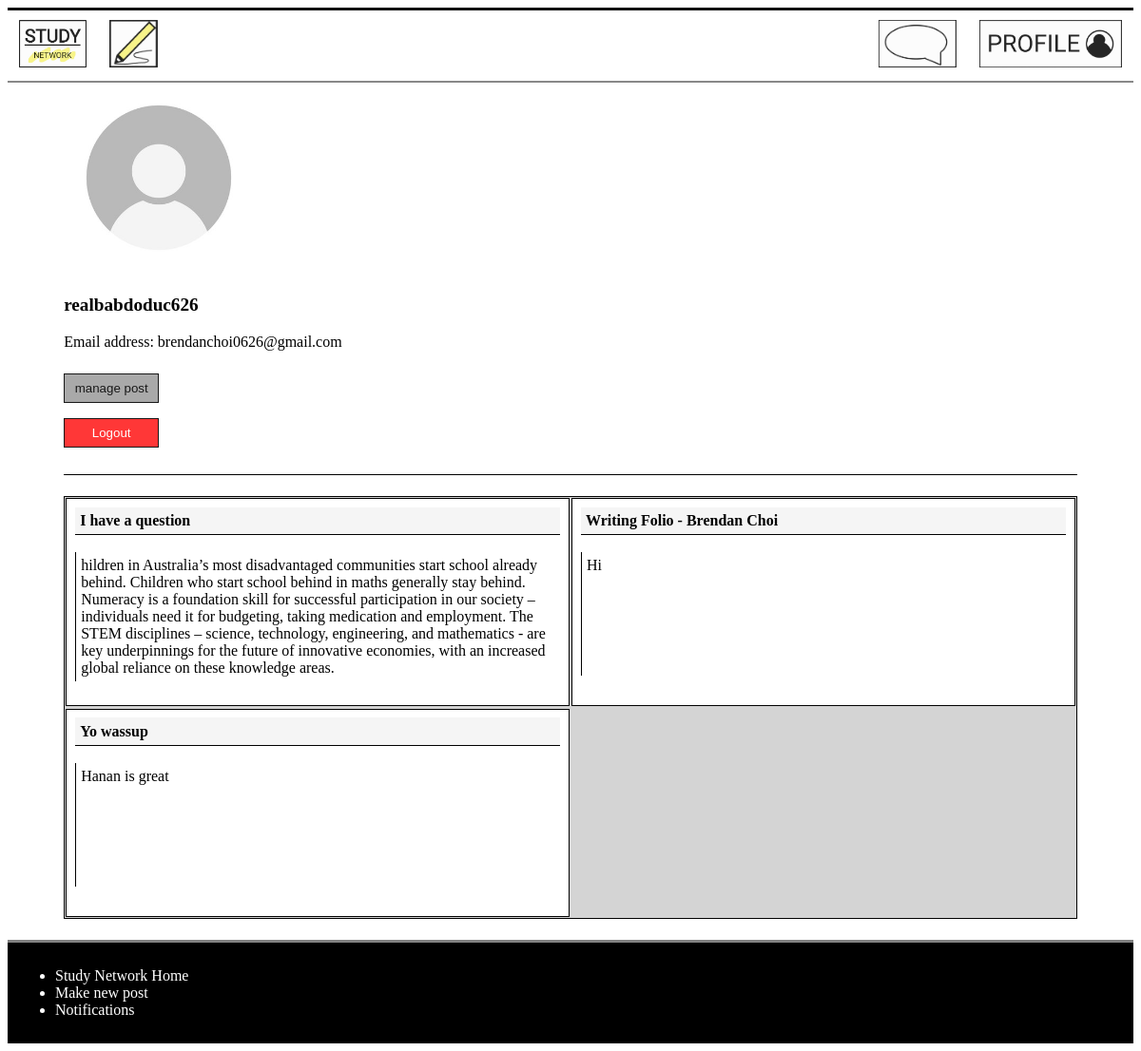
/profile/6 (signed in), run on the app's committed database.
### models.py (models this page shows)
class User(db.Model):
    __tablename__ = 'User'
    id = db.Column(db.Integer, primary_key=True)
    username = db.Column(db.Text)
    email = db.Column(db.Text)
    password = db.Column(db.Text)
    user_post = db.relationship('Post', back_populates='post_user')
    notifications_user = db.relationship('Notification', back_populates='users_notification')
    users = db.relationship('Comment', back_populates='post')

class Post(db.Model):
    __tablename__ = 'Post'
    id = db.Column(db.Integer, primary_key=True)
    title = db.Column(db.Text)
    discussion = db.Column(db.Text)
    date = db.Column(db.Integer)
    comments = db.Column(db.Integer)
    user_id = db.Column(db.Integer, db.ForeignKey('User.id'))
    post_user = db.relationship('User', back_populates='user_post')
    replies_post = db.relationship('Reply', secondary=PostReply, back_populates='posts_reply')
    categories_post = db.relationship('Category', secondary=PostCategory, back_populates='posts_category')
    notifications_post = db.relationship('Notification', back_populates='posts_notification')
    posts = db.relationship('Comment', back_populates='user')

### main.py (the view)
@app.route('/profile/<int:id>')
def profile(id):
    user_info = models.User.query.filter_by(id = id).first_or_404()
    post_info = models.Post.query.filter_by(user_id = id).order_by(desc(models.Post.id)).all()
    if g.logged_in_user:
        logged_in_user_info = models.User.query.filter_by(id = session["logged_in_user"]).first_or_404()
        return render_template('profile.html', user=user_info, post=post_info, loginuser=logged_in_user_info)
    else:
        return render_template('profile.html', user=user_info, post=post_info)

### main.py (called while the page is built)
@app.context_processor
def notification_processor():
    if  g.logged_in_user:
        num_notification = models.Notification.query.filter_by(user_id = session["logged_in_user"]).all()
        if len(num_notification) > 99:
            return dict(num_notification = "99..") #When the number of notification is too big, it just shows 99+.
        else:
            return dict(num_notification = len(num_notification))
    else:
        return dict(num_notification = "No one is logged in")

@app.before_request
def before_request():
    g.logged_in_user = None
    if 'logged_in_user' in session:
        g.logged_in_user = session['logged_in_user']

### templates/profile.html (shortened to what this page needs)
{% extends 'layout.html' %}
{% block content %}
<main>
<div class="personal_info">
<img src="/static/logo/sampleProfile.jpg" alt="profile pic" width="200px" height="200px">
<p class="username"><strong>{{ user.username }}</strong></p>
{% if g.logged_in_user == user.id %}
    <p>Email address: {{ user.email }}</p>
    <div class="manage_profile">
        <button onclick="manageProfile()">manage post</button>
    </div>
    <div class="logout">
        <button onclick="window.location = 'http://127.0.0.1:5000/logout'" type="submit">Logout</button>
    </div>
{% endif %}
</div>
<div class="profile" id="pro">
{% for each_post in post %}
    {% if g.logged_in_user %}
        <p><a href="/delete_post/{{each_post.id}}"><img id=manageProfile src="/static/logo/red X.jpg" alt="click to delete"></a>
            <a class="title" href="/comment/{{each_post.id}}"><strong>{{each_post.title}}</strong></a><br>
        <a class="discussion" href="/comment/{{each_post.id}}">{{each_post.discussion}}</a></p>
    {% else %}
        <p><a class="title" href="/signin"><strong>{{each_post.title}}</strong></a><br>
        <a class="discussion" href="/signin">{{each_post.discussion}}</a></p>
    {% endif %}
{% endfor %}
</div>
</main>
{% endblock %}

### static/css/style.css (style rules this page uses)
a { text-decoration: none; color: #111; }
body main { display: block; max-width: 90%; margin-left: 5%; }
.title { grid-column: 1; grid-row: 1; margin-right: 2%; border-bottom: rgb(160, 160, 160) solid 3px; }
.discussion { grid-row:2; grid-column: 1; min-height: 100px; margin-right: 2%; padding-left: 1%; padding-top:1%; border-left: rgb(252, 229, 128) solid 3px; }
.profile { display: grid; grid-template-columns: 100%; overflow:auto; grid-row: black; border: 1px solid black; background-color: rgb(212, 212, 212); margin: 2% 0; }
.profile p { height: 200px; padding: 1.6666666666%; border: 1px solid black; overflow:scroll; margin: 0.2%; background-color: white; }
.profile p .title { display: block; background-color: whitesmoke; width: 98%; height: auto; margin:0; padding: 1%; color: black; border-bottom: 1px solid black; }
.profile p .discussion { display: block; padding: 1%; width: 98%; height: auto; color: black; min-height: 120px; border-left: 1px black solid; }
.personal_info { border-bottom: 1px solid black; padding-bottom: 20px; }
.username { font-size: larger; }
.logout button { color: white; background-color: rgb(255, 34, 34); width: 100px; height: auto; border: 1px solid black; cursor: pointer; padding: 7px 10px; margin: 8px 0; opacity: 0.9; }
.manage_profile button { color: black; background-color: rgb(160, 160, 160); width: 100px; height: auto; border: 1px solid black; cursor: pointer; padding: 7px 10px; margin: 8px 0; opacity: 0.9; }
@media screen and (min-width: 600px) { .profile { grid-template-columns: 50% 50% } }

### data on the page
User: username "realbabdoduc626", email "brendanchoi0626@gmail.com"
Post: title "I have a question", discussion "hildren in Australia’s most disadvantaged communities start school already behind. Children who start school behind in maths generally stay behind. Numeracy is a foundation skill for successful participation in our society – individuals need it for budgeting, taking medication and employment. The STEM disciplines – science, technology, engineering, and mathematics - are key underpinnings for the future of innovative economies, with an increased global reliance on these knowledge areas."
Post: title "Writing Folio - Brendan Choi", discussion "Hi"
Post: title "Yo wassup", discussion "Hanan is great"
